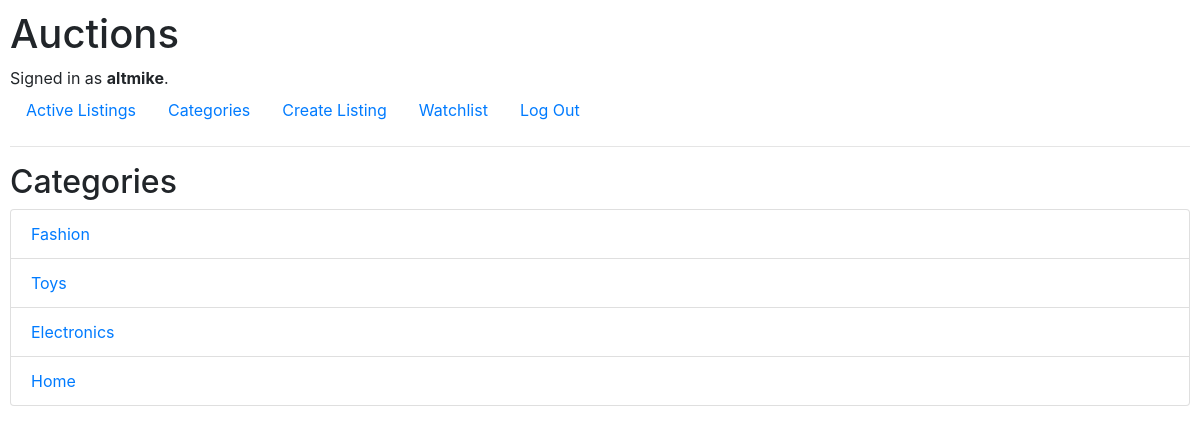
The app's page /categories/ (signed in) with its own data.
### auctions/models.py (models this page shows, shortened)
class User(AbstractUser):
    watchlist = models.ManyToManyField("Listing", blank=True, related_name="watched_by")

class Category(models.Model):
    name = models.CharField(max_length=64)

### auctions/views.py (the view)
# urls.py: path("categories/", views.categories, name="categories"),
def categories(request):
    return render(request, "auctions/categories.html", {
        "categories": Category.objects.all()
    })

### auctions/templates/auctions/categories.html
{% extends "auctions/layout.html" %}
{% block body %}
    <h2>Categories</h2>
    <ul class="list-group">
        {% for category in categories %}
            <li class="list-group-item">
                <a href="{% url 'category_listings' category.id %}">{{ category.name }}</a>
            </li>
        {% empty %}
            <li class="list-group-item">No categories found.</li>
        {% endfor %}
    </ul>
{% endblock %}

### auctions/templates/auctions/layout.html (shortened to what this page needs)
{% load static %}
<!DOCTYPE html>
<html lang="en">
    <head>
        <link rel="stylesheet" href="https://stackpath.bootstrapcdn.com/bootstrap/4.4.1/css/bootstrap.min.css">
        <link href="{% static 'auctions/styles.css' %}" rel="stylesheet">
    </head>
    <body>
        <h1>Auctions</h1>
        <div>
            {% if user.is_authenticated %}
                Signed in as <strong>{{ user.username }}</strong>.
            {% else %}
                Not signed in.
            {% endif %}
        </div>
        <ul class="nav">
            <li class="nav-item">
                <a class="nav-link" href="{% url 'index' %}">Active Listings</a>
            </li>
            {% if user.is_authenticated %}
                <li class="nav-item">
                    <a class="nav-link" href="{% url 'categories' %}">Categories</a>
                </li>
                <li class="nav-item">
                    <a class="nav-link" href="{% url 'create' %}">Create Listing</a>
                </li>
                <li class="nav-item">
                    <a class="nav-link" href="{% url 'watchlist' %}">Watchlist</a>
                </li>
                <li class="nav-item">
                    <a class="nav-link" href="{% url 'logout' %}">Log Out</a>
                </li>
            {% endif %}
        </ul>
        <hr>
        {% block body %}
        {% endblock %}
    </body>
</html>

### auctions/static/auctions/styles.css (style rules this page uses)
body { padding: 10px; }

### records on screen
User: username "altmike"
Category: name "Fashion"
Category: name "Toys"
Category: name "Electronics"
Category: name "Home"
